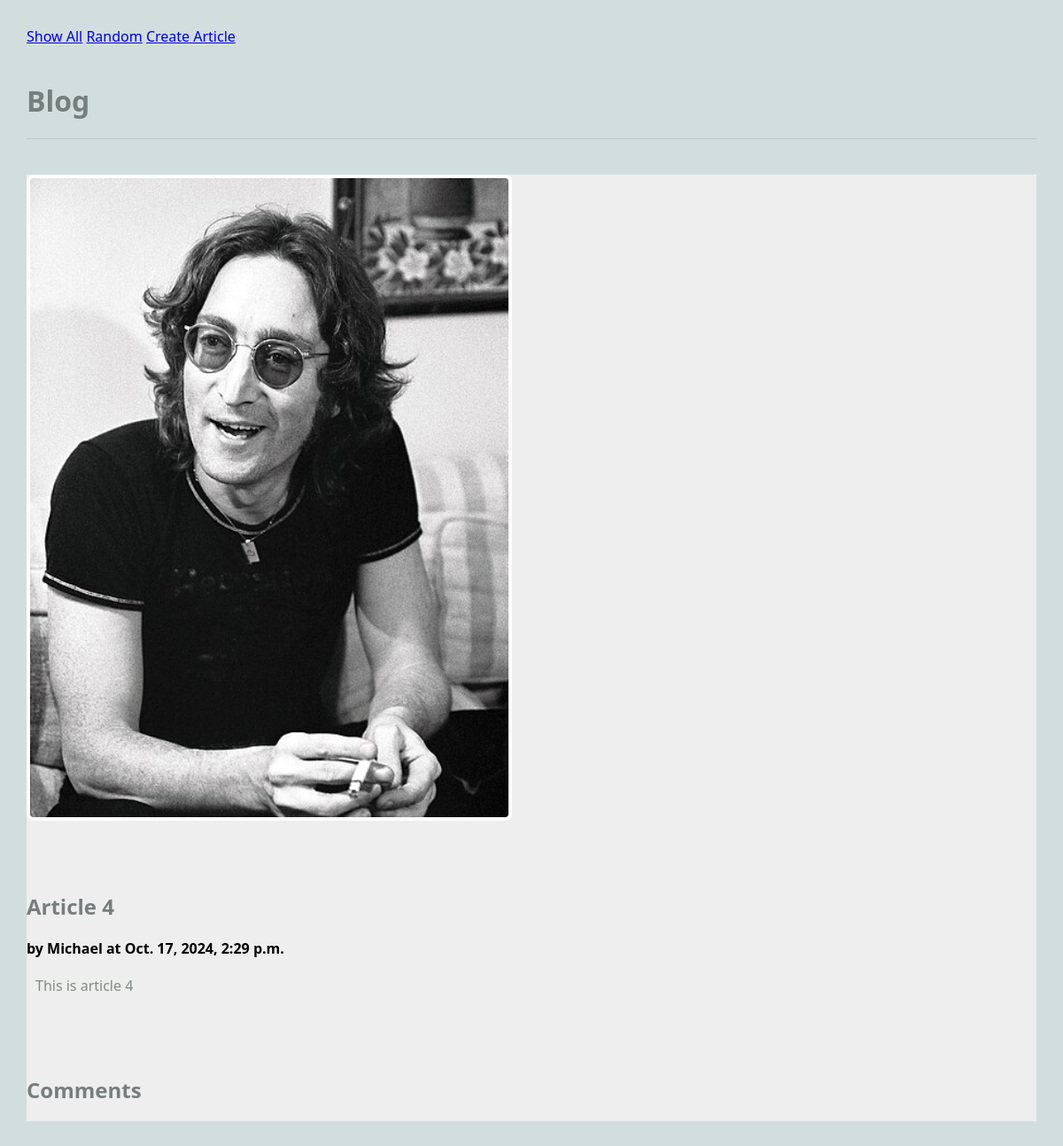
Screenshot of /blog/article/4 with the database file from the repository.
### blog/models.py (models this page shows, shortened)
class Article(models.Model):
  title = models.TextField(blank=False)
  author = models.TextField(blank=False)
  text = models.TextField(blank=False)
  published = models.DateTimeField(auto_now=True)
  image_file = models.ImageField(blank=True)
  def get_comments(self):
    comments = Comment.objects.filter(article=self)
    return comments

### blog/views.py (the view)
# urls.py: path(r'article/<int:pk>', views.ArticleView.as_view(), name="article"), # Can visit a specific article
class ArticleView(DetailView):
  model = Article
  template_name = 'blog/article.html'
  context_object_name = 'article'

### blog/templates/blog/article.html (shortened to what this page needs)
{% extends 'blog/base.html' %}
{% block content %}
<main class="grid-container">
  <article class="featured">
    <img src="{{article.image_file.url}}" alt="{{article.image_file.url}}"> <br>
    <div>
      <h2>{{article.title}}</h2>
      <strong>by {{article.author}} at {{article.published}}</strong>
      <p>
        {{article.text}}
      </p>
    </div>
  </article>
  <div>
    <h2>Comments</h2>
  </div>
</main>
{% endblock %}

### static/styles-blog.css (style rules this page uses)
body { margin: 30px; background: #d1dedd; font-family: 'Segoe UI', Tahoma, Geneva, Verdana, sans-serif; }
h1, h2, h3 { color: #767f7e; }
p { color: #828b82; }
.grid-container { background: #eee; max-width: 900px; display: grid; grid-template-columns: repeat(3, 1fr); grid-gap: 10px; max-width: 1200px; margin: 20px auto; }
article.featured { grid-column: span 3; display: grid; gap: 60px; grid-template-columns: 1fr 1fr; align-items: center; border-bottom: 1px #bbc7c7; padding-bottom: 40px; }
article img, article.featured img { width: 100%; border: 4px solid #fff; border-radius: 8px; }
article p, article h3 { margin: 20px 10px; }

### rows the page displays
Article: image_file (picture), title "Article 4", author "Michael", published "Oct. 17, 2024, 2:29 p.m.", text "This is article 4"
